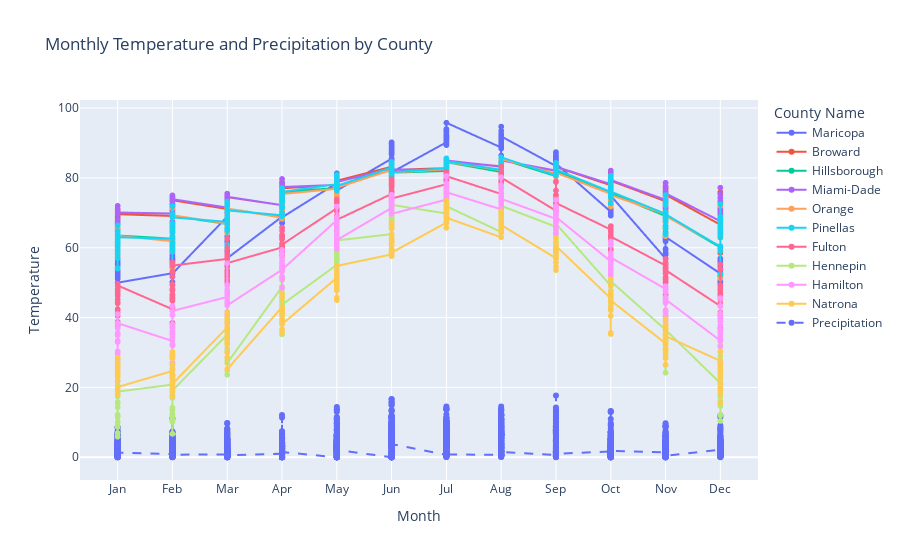

Notebook cell for this chart:
### Code cell
# Create the figure
fig = px.line(monthly_averages, 
            x='month', 
            y='temp', 
            color='County_Name', 
            markers=True, 
            title='Monthly Temperature and Precipitation by County',
            labels={'temp': 'Temperature', 'month': 'Month'},
            line_shape='linear')

# Add precipitation as a second y-axis
fig.add_scatter(x=monthly_averages['month'], 
             y=monthly_averages['percip'], 
            mode='lines+markers', 
            name='Precipitation',
                 line=dict(dash='dash'))

# Update layout for dual axes
fig.update_layout(
    yaxis_title='Temperature',
    yaxis2=dict(title='Precipitation', overlaying='y', side='right'),
    xaxis_title='Month',
    legend_title='County Name',
)

# Show the plot
fig.show()

### Figure 1 — Plotly figure (JSON) as saved in the notebook; plotly's stock layout.template omitted (floating-point values rounded to 4 significant figures; data arrays with more than 128 entries replaced by an {"elided": "..."} marker saying what was removed)
{"data": [{"hovertemplate": "County_Name=Maricopa<br>Month=%{x}<br>Temperature=%{y}<extra></extra>", "legendgroup": "Maricopa", "line": {"color": "#636efa", "dash": "solid", "shape": "linear"}, "marker": {"symbol": "circle"}, "mode": "markers+lines", "name": "Maricopa", "showlegend": true, "type": "scattergl", "x": {"elided": "240 str values"}, "xaxis": "x", "y": {"elided": "240 float values"}, "yaxis": "y"}, {"hovertemplate": "County_Name=Broward<br>Month=%{x}<br>Temperature=%{y}<extra></extra>", "legendgroup": "Broward", "line": {"color": "#EF553B", "dash": "solid", "shape": "linear"}, "marker": {"symbol": "circle"}, "mode": "markers+lines", "name": "Broward", "showlegend": true, "type": "scattergl", "x": {"elided": "240 str values"}, "xaxis": "x", "y": {"elided": "240 float values"}, "yaxis": "y"}, {"hovertemplate": "County_Name=Hillsborough<br>Month=%{x}<br>Temperature=%{y}<extra></extra>", "legendgroup": "Hillsborough", "line": {"color": "#00cc96", "dash": "solid", "shape": "linear"}, "marker": {"symbol": "circle"}, "mode": "markers+lines", "name": "Hillsborough", "showlegend": true, "type": "scattergl", "x": {"elided": "240 str values"}, "xaxis": "x", "y": {"elided": "240 float values"}, "yaxis": "y"}, {"hovertemplate": "County_Name=Miami-Dade<br>Month=%{x}<br>Temperature=%{y}<extra></extra>", "legendgroup": "Miami-Dade", "line": {"color": "#ab63fa", "dash": "solid", "shape": "linear"}, "marker": {"symbol": "circle"}, "mode": "markers+lines", "name": "Miami-Dade", "showlegend": true, "type": "scattergl", "x": {"elided": "240 str values"}, "xaxis": "x", "y": {"elided": "240 float values"}, "yaxis": "y"}, {"hovertemplate": "County_Name=Orange<br>Month=%{x}<br>Temperature=%{y}<extra></extra>", "legendgroup": "Orange", "line": {"color": "#FFA15A", "dash": "solid", "shape": "linear"}, "marker": {"symbol": "circle"}, "mode": "markers+lines", "name": "Orange", "showlegend": true, "type": "scattergl", "x": {"elided": "240 str values"}, "xaxis": "x", "y": {"elided": "240 float values"}, "yaxis": "y"}, {"hovertemplate": "County_Name=Pinellas<br>Month=%{x}<br>Temperature=%{y}<extra></extra>", "legendgroup": "Pinellas", "line": {"color": "#19d3f3", "dash": "solid", "shape": "linear"}, "marker": {"symbol": "circle"}, "mode": "markers+lines", "name": "Pinellas", "showlegend": true, "type": "scattergl", "x": {"elided": "240 str values"}, "xaxis": "x", "y": {"elided": "240 float values"}, "yaxis": "y"}, {"hovertemplate": "County_Name=Fulton<br>Month=%{x}<br>Temperature=%{y}<extra></extra>", "legendgroup": "Fulton", "line": {"color": "#FF6692", "dash": "solid", "shape": "linear"}, "marker": {"symbol": "circle"}, "mode": "markers+lines", "name": "Fulton", "showlegend": true, "type": "scattergl", "x": {"elided": "240 str values"}, "xaxis": "x", "y": {"elided": "240 float values"}, "yaxis": "y"}, {"hovertemplate": "County_Name=Hennepin<br>Month=%{x}<br>Temperature=%{y}<extra></extra>", "legendgroup": "Hennepin", "line": {"color": "#B6E880", "dash": "solid", "shape": "linear"}, "marker": {"symbol": "circle"}, "mode": "markers+lines", "name": "Hennepin", "showlegend": true, "type": "scattergl", "x": {"elided": "240 str values"}, "xaxis": "x", "y": {"elided": "240 float values"}, "yaxis": "y"}, {"hovertemplate": "County_Name=Hamilton<br>Month=%{x}<br>Temperature=%{y}<extra></extra>", "legendgroup": "Hamilton", "line": {"color": "#FF97FF", "dash": "solid", "shape": "linear"}, "marker": {"symbol": "circle"}, "mode": "markers+lines", "name": "Hamilton", "showlegend": true, "type": "scattergl", "x": {"elided": "240 str values"}, "xaxis": "x", "y": {"elided": "240 float values"}, "yaxis": "y"}, {"hovertemplate": "County_Name=Natrona<br>Month=%{x}<br>Temperature=%{y}<extra></extra>", "legendgroup": "Natrona", "line": {"color": "#FECB52", "dash": "solid", "shape": "linear"}, "marker": {"symbol": "circle"}, "mode": "markers+lines", "name": "Natrona", "showlegend": true, "type": "scattergl", "x": {"elided": "240 str values"}, "xaxis": "x", "y": {"elided": "240 float values"}, "yaxis": "y"}, {"line": {"dash": "dash"}, "mode": "lines+markers", "name": "Precipitation", "type": "scatter", "x": {"elided": "2400 str values"}, "y": {"elided": "2400 float values"}}], "layout": {"legend": {"title": {"text": "County Name"}, "tracegroupgap": 0}, "title": {"text": "Monthly Temperature and Precipitation by County"}, "xaxis": {"anchor": "y", "domain": [0, 1], "title": {"text": "Month"}}, "yaxis": {"anchor": "x", "domain": [0, 1], "title": {"text": "Temperature"}}, "yaxis2": {"overlaying": "y", "side": "right", "title": {"text": "Precipitation"}}}}
